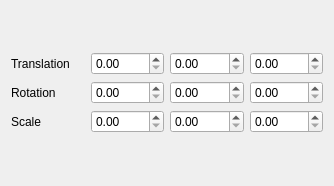
<?xml version="1.0" encoding="UTF-8"?>
<ui version="4.0">
 <class>Transform</class>
 <widget class="QWidget" name="Transform">
  <property name="geometry">
   <rect>
    <x>0</x>
    <y>0</y>
    <width>334</width>
    <height>186</height>
   </rect>
  </property>
  <property name="windowTitle">
   <string>Form</string>
  </property>
  <layout class="QVBoxLayout" name="verticalLayout_2">
   <item>
    <layout class="QVBoxLayout" name="verticalLayout">
     <item>
      <layout class="QHBoxLayout" name="horizontalLayout">
       <item>
        <widget class="QLabel" name="posLabel">
         <property name="text">
          <string>Translation</string>
         </property>
        </widget>
       </item>
       <item>
        <widget class="QDoubleSpinBox" name="posXBox">
         <property name="decimals">
          <number>2</number>
         </property>
         <property name="singleStep">
          <double>0.100000000000000</double>
         </property>
        </widget>
       </item>
       <item>
        <widget class="QDoubleSpinBox" name="posYBox">
         <property name="singleStep">
          <double>0.100000000000000</double>
         </property>
        </widget>
       </item>
       <item>
        <widget class="QDoubleSpinBox" name="posZBox">
         <property name="singleStep">
          <double>0.100000000000000</double>
         </property>
        </widget>
       </item>
      </layout>
     </item>
     <item>
      <layout class="QHBoxLayout" name="horizontalLayout_2">
       <item>
        <widget class="QLabel" name="rotLabel">
         <property name="text">
          <string>Rotation</string>
         </property>
        </widget>
       </item>
       <item>
        <widget class="QDoubleSpinBox" name="rotXBox">
         <property name="singleStep">
          <double>0.100000000000000</double>
         </property>
        </widget>
       </item>
       <item>
        <widget class="QDoubleSpinBox" name="rotYBox">
         <property name="singleStep">
          <double>0.100000000000000</double>
         </property>
        </widget>
       </item>
       <item>
        <widget class="QDoubleSpinBox" name="rotZBox">
         <property name="singleStep">
          <double>0.100000000000000</double>
         </property>
        </widget>
       </item>
      </layout>
     </item>
     <item>
      <layout class="QHBoxLayout" name="horizontalLayout_3">
       <item>
        <widget class="QLabel" name="scaleLabel">
         <property name="text">
          <string>Scale</string>
         </property>
        </widget>
       </item>
       <item>
        <widget class="QDoubleSpinBox" name="scaleXBox">
         <property name="singleStep">
          <double>0.100000000000000</double>
         </property>
        </widget>
       </item>
       <item>
        <widget class="QDoubleSpinBox" name="scaleYBox">
         <property name="singleStep">
          <double>0.100000000000000</double>
         </property>
        </widget>
       </item>
       <item>
        <widget class="QDoubleSpinBox" name="scaleZBox">
         <property name="singleStep">
          <double>0.100000000000000</double>
         </property>
        </widget>
       </item>
      </layout>
     </item>
    </layout>
   </item>
  </layout>
 </widget>
 <resources/>
 <connections/>
</ui>
